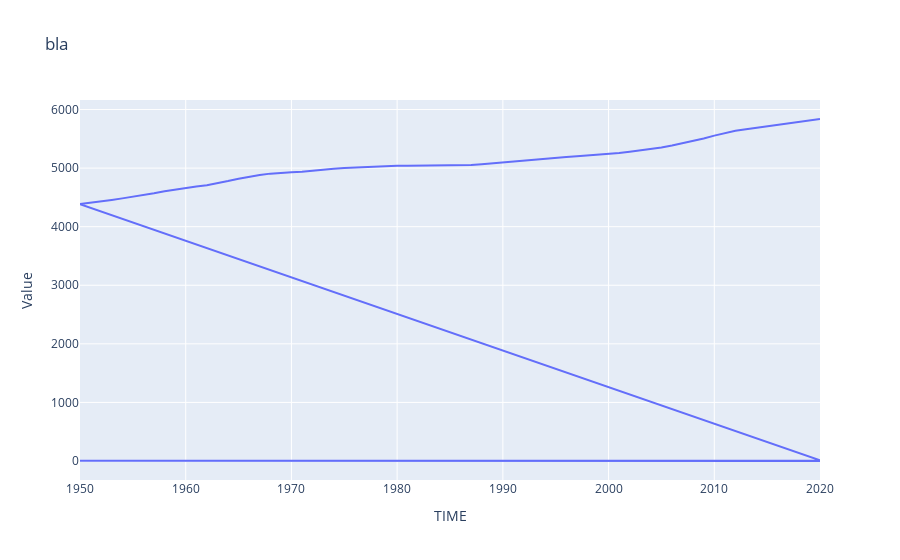

Source (notebook cell):
### Code cell
# ------------------ Test -------------------------
path_to_file = 'datasets/original/DP_LIVE_15122021160749354.csv'
df1 = load_oecd_data_to_df(path_to_file)
countries = ("AUS", "BEL")

plot_lineplot(df1, countries)

### Figure 1 — Plotly figure (JSON) as saved in the notebook; plotly's stock layout.template omitted (floating-point values rounded to 4 significant figures; data arrays with more than 128 entries replaced by an {"elided": "..."} marker saying what was removed)
{"data": [{"hovertemplate": "TIME=%{x}<br>Value=%{y}<extra></extra>", "legendgroup": "", "line": {"color": "#636efa", "dash": "solid"}, "marker": {"symbol": "circle"}, "mode": "lines", "name": "", "orientation": "v", "showlegend": false, "x": {"elided": "283 int values"}, "xaxis": "x", "y": {"elided": "283 float values"}, "yaxis": "y", "type": "scatter"}], "layout": {"xaxis": {"anchor": "y", "domain": [0.0, 1.0], "title": {"text": "TIME"}}, "yaxis": {"anchor": "x", "domain": [0.0, 1.0], "title": {"text": "Value"}}, "legend": {"tracegroupgap": 0}, "title": {"text": "bla"}}}
